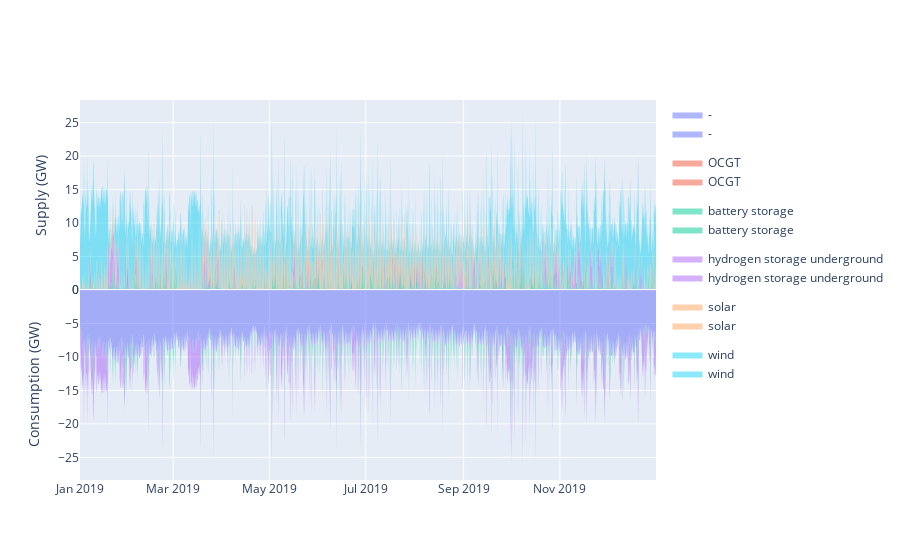

Source (notebook cell):
### Code cell
plot_dispatch(n)

### Figure 1 — Plotly figure (JSON) as saved in the notebook; plotly's stock layout.template omitted (floating-point values rounded to 4 significant figures; data arrays with more than 128 entries replaced by an {"elided": "..."} marker saying what was removed)
{"data": [{"fillpattern": {"shape": ""}, "hovertemplate": "carrier=-<br>snapshot=%{x}<br>GW=%{y}<extra></extra>", "legendgroup": "-", "line": {"color": "#636efa", "width": 0}, "marker": {"symbol": "circle"}, "mode": "lines", "name": "-", "orientation": "v", "showlegend": true, "stackgroup": "1", "type": "scatter", "x": {"elided": "2920 str values"}, "xaxis": "x", "y": {"elided": "2920 int values"}, "yaxis": "y"}, {"fillpattern": {"shape": ""}, "hovertemplate": "carrier=OCGT<br>snapshot=%{x}<br>GW=%{y}<extra></extra>", "legendgroup": "OCGT", "line": {"color": "#EF553B", "width": 0}, "marker": {"symbol": "circle"}, "mode": "lines", "name": "OCGT", "orientation": "v", "showlegend": true, "stackgroup": "1", "type": "scatter", "x": {"elided": "2920 str values"}, "xaxis": "x", "y": {"elided": "2920 int values"}, "yaxis": "y"}, {"fillpattern": {"shape": ""}, "hovertemplate": "carrier=battery storage<br>snapshot=%{x}<br>GW=%{y}<extra></extra>", "legendgroup": "battery storage", "line": {"color": "#00cc96", "width": 0}, "marker": {"symbol": "circle"}, "mode": "lines", "name": "battery storage", "orientation": "v", "showlegend": true, "stackgroup": "1", "type": "scatter", "x": {"elided": "2920 str values"}, "xaxis": "x", "y": {"elided": "2920 float values"}, "yaxis": "y"}, {"fillpattern": {"shape": ""}, "hovertemplate": "carrier=hydrogen storage underground<br>snapshot=%{x}<br>GW=%{y}<extra></extra>", "legendgroup": "hydrogen storage underground", "line": {"color": "#ab63fa", "width": 0}, "marker": {"symbol": "circle"}, "mode": "lines", "name": "hydrogen storage underground", "orientation": "v", "showlegend": true, "stackgroup": "1", "type": "scatter", "x": {"elided": "2920 str values"}, "xaxis": "x", "y": {"elided": "2920 float values"}, "yaxis": "y"}, {"fillpattern": {"shape": ""}, "hovertemplate": "carrier=solar<br>snapshot=%{x}<br>GW=%{y}<extra></extra>", "legendgroup": "solar", "line": {"color": "#FFA15A", "width": 0}, "marker": {"symbol": "circle"}, "mode": "lines", "name": "solar", "orientation": "v", "showlegend": true, "stackgroup": "1", "type": "scatter", "x": {"elided": "2920 str values"}, "xaxis": "x", "y": {"elided": "2920 float values"}, "yaxis": "y"}, {"fillpattern": {"shape": ""}, "hovertemplate": "carrier=wind<br>snapshot=%{x}<br>GW=%{y}<extra></extra>", "legendgroup": "wind", "line": {"color": "#19d3f3", "width": 0}, "marker": {"symbol": "circle"}, "mode": "lines", "name": "wind", "orientation": "v", "showlegend": true, "stackgroup": "1", "type": "scatter", "x": {"elided": "2920 str values"}, "xaxis": "x", "y": {"elided": "2920 float values"}, "yaxis": "y"}, {"fillpattern": {"shape": ""}, "hovertemplate": "carrier=-<br>snapshot=%{x}<br>GW=%{y}<extra></extra>", "legendgroup": "-", "line": {"color": "#636efa", "width": 0}, "marker": {"symbol": "circle"}, "mode": "lines", "name": "-", "orientation": "v", "showlegend": true, "stackgroup": "1", "type": "scatter", "x": {"elided": "2920 str values"}, "xaxis": "x2", "y": {"elided": "2920 float values"}, "yaxis": "y2"}, {"fillpattern": {"shape": ""}, "hovertemplate": "carrier=OCGT<br>snapshot=%{x}<br>GW=%{y}<extra></extra>", "legendgroup": "OCGT", "line": {"color": "#EF553B", "width": 0}, "marker": {"symbol": "circle"}, "mode": "lines", "name": "OCGT", "orientation": "v", "showlegend": true, "stackgroup": "1", "type": "scatter", "x": {"elided": "2920 str values"}, "xaxis": "x2", "y": {"elided": "2920 int values"}, "yaxis": "y2"}, {"fillpattern": {"shape": ""}, "hovertemplate": "carrier=battery storage<br>snapshot=%{x}<br>GW=%{y}<extra></extra>", "legendgroup": "battery storage", "line": {"color": "#00cc96", "width": 0}, "marker": {"symbol": "circle"}, "mode": "lines", "name": "battery storage", "orientation": "v", "showlegend": true, "stackgroup": "1", "type": "scatter", "x": {"elided": "2920 str values"}, "xaxis": "x2", "y": {"elided": "2920 float values"}, "yaxis": "y2"}, {"fillpattern": {"shape": ""}, "hovertemplate": "carrier=hydrogen storage underground<br>snapshot=%{x}<br>GW=%{y}<extra></extra>", "legendgroup": "hydrogen storage underground", "line": {"color": "#ab63fa", "width": 0}, "marker": {"symbol": "circle"}, "mode": "lines", "name": "hydrogen storage underground", "orientation": "v", "showlegend": true, "stackgroup": "1", "type": "scatter", "x": {"elided": "2920 str values"}, "xaxis": "x2", "y": {"elided": "2920 float values"}, "yaxis": "y2"}, {"fillpattern": {"shape": ""}, "hovertemplate": "carrier=solar<br>snapshot=%{x}<br>GW=%{y}<extra></extra>", "legendgroup": "solar", "line": {"color": "#FFA15A", "width": 0}, "marker": {"symbol": "circle"}, "mode": "lines", "name": "solar", "orientation": "v", "showlegend": true, "stackgroup": "1", "type": "scatter", "x": {"elided": "2920 str values"}, "xaxis": "x2", "y": {"elided": "2920 int values"}, "yaxis": "y2"}, {"fillpattern": {"shape": ""}, "hovertemplate": "carrier=wind<br>snapshot=%{x}<br>GW=%{y}<extra></extra>", "legendgroup": "wind", "line": {"color": "#19d3f3", "width": 0}, "marker": {"symbol": "circle"}, "mode": "lines", "name": "wind", "orientation": "v", "showlegend": true, "stackgroup": "1", "type": "scatter", "x": {"elided": "2920 str values"}, "xaxis": "x2", "y": {"elided": "2920 int values"}, "yaxis": "y2"}], "layout": {"xaxis": {"anchor": "y", "domain": [0, 1], "matches": "x2", "showticklabels": false}, "xaxis2": {"anchor": "y2", "domain": [0, 1]}, "yaxis": {"anchor": "x", "domain": [0.5, 1], "title": {"text": "Supply (GW)"}}, "yaxis2": {"anchor": "x2", "domain": [0, 0.5], "title": {"text": "Consumption (GW)"}}}}
